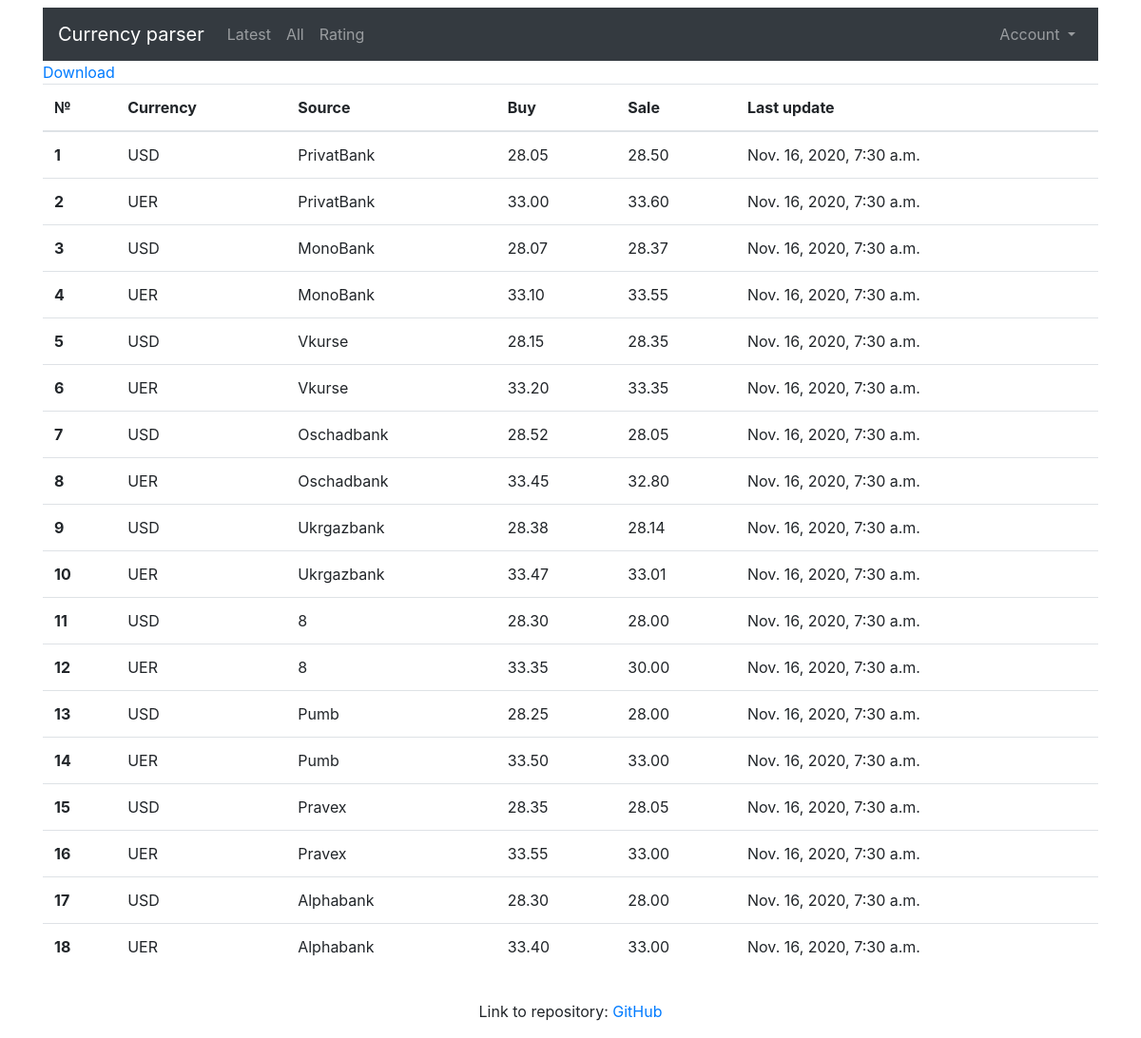
The app's page /rate/latestrates/ with its own data.
### rate/models.py (models this page shows, shortened)
class Rate(models.Model):
    currency = models.PositiveSmallIntegerField(choices=choices.CURRENCY_CHOICES, verbose_name='Currency')
    source = models.PositiveSmallIntegerField(choices=choices.SOURCE_CHOICES, verbose_name='Bank')
    buy = models.DecimalField(max_digits=6, decimal_places=2, verbose_name='Buy')
    sale = models.DecimalField(max_digits=6, decimal_places=2, verbose_name='Sale')
    created = models.DateTimeField(verbose_name='Update time', default=now)
    class Meta:
        verbose_name = "Rate"
        verbose_name_plural = "Rates"

### rate/views.py (the view)
# urls.py: path('latestrates/', views.LatestRates.as_view(), name='latestrates'),
class LatestRates(View):
    def get(self, request):
        context = {'rate_list': last_rates()}
        return render(request, 'rate/latest-rates.html', context=context)

### rate/utils.py (called while the page is built)
def last_rates() -> list:
    query = Rate.objects.raw(
        """
        SELECT id, source, currency, buy, sale, MAX(created)
        FROM rate_rate
        GROUP BY source, currency
        """
    )
    return list(query)

### rate/templates/rate/latest-rates.html
{% extends 'base.html' %}
{% block content%}
  <div class='row'>
    <div class='col'>
      <a href="{% url 'rate:downloadlatestrates' %}">Download</a>
      <table class="table">
        <thead>
          <tr>
            <th scope="col">№</th>
            <th scope="col">Currency</th>
            <th scope="col">Source</th>
            <th scope="col">Buy</th>
            <th scope="col">Sale</th>
            <th scope="col">Last update</th>
          </tr>
        </thead>
        <tbody>
          {% for row in rate_list %}
          <tr>
            <th scope="row">{{ forloop.counter }}</th>
            <td>{{ row.get_currency_display }}</td>
            <td>{{ row.get_source_display }}</td>
            <td>{{ row.buy }}</td>
            <td>{{ row.sale }}</td>
            <td>{{ row.created }}</td>
          </tr>
          {% endfor %}
        </tbody>
      </table>
    </div>
  </div>
{% endblock content%}

### records on screen
Rate: currency "USD", source "PrivatBank", buy "28.05", sale "28.50", created "Nov. 16, 2020, 7:30 a.m."
Rate: currency "UER", source "PrivatBank", buy "33.00", sale "33.60", created "Nov. 16, 2020, 7:30 a.m."
Rate: currency "USD", source "MonoBank", buy "28.07", sale "28.37", created "Nov. 16, 2020, 7:30 a.m."
Rate: currency "UER", source "MonoBank", buy "33.10", sale "33.55", created "Nov. 16, 2020, 7:30 a.m."
Rate: currency "USD", source "Vkurse", buy "28.15", sale "28.35", created "Nov. 16, 2020, 7:30 a.m."
Rate: currency "UER", source "Vkurse", buy "33.20", sale "33.35", created "Nov. 16, 2020, 7:30 a.m."
Rate: currency "USD", source "Oschadbank", buy "28.52", sale "28.05", created "Nov. 16, 2020, 7:30 a.m."
Rate: currency "UER", source "Oschadbank", buy "33.45", sale "32.80", created "Nov. 16, 2020, 7:30 a.m."
Rate: currency "USD", source "Ukrgazbank", buy "28.38", sale "28.14", created "Nov. 16, 2020, 7:30 a.m."
Rate: currency "UER", source "Ukrgazbank", buy "33.47", sale "33.01", created "Nov. 16, 2020, 7:30 a.m."
Rate: currency "USD", source "8", buy "28.30", sale "28.00", created "Nov. 16, 2020, 7:30 a.m."
Rate: currency "UER", source "8", buy "33.35", sale "30.00", created "Nov. 16, 2020, 7:30 a.m."
Rate: currency "USD", source "Pumb", buy "28.25", sale "28.00", created "Nov. 16, 2020, 7:30 a.m."
Rate: currency "UER", source "Pumb", buy "33.50", sale "33.00", created "Nov. 16, 2020, 7:30 a.m."
Rate: currency "USD", source "Pravex", buy "28.35", sale "28.05", created "Nov. 16, 2020, 7:30 a.m."
Rate: currency "UER", source "Pravex", buy "33.55", sale "33.00", created "Nov. 16, 2020, 7:30 a.m."
Rate: currency "USD", source "Alphabank", buy "28.30", sale "28.00", created "Nov. 16, 2020, 7:30 a.m."
Rate: currency "UER", source "Alphabank", buy "33.40", sale "33.00", created "Nov. 16, 2020, 7:30 a.m."
